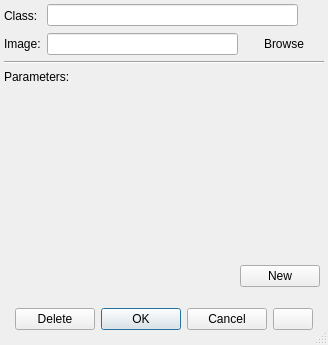
<?xml version="1.0" encoding="UTF-8"?>
<ui version="4.0">
 <class>EditExternalNPCClass</class>
 <widget class="QDialog" name="EditExternalNPCClass">
  <property name="geometry">
   <rect>
    <x>0</x>
    <y>0</y>
    <width>322</width>
    <height>345</height>
   </rect>
  </property>
  <property name="windowTitle">
   <string>Edit Object Instance</string>
  </property>
  <property name="sizeGripEnabled">
   <bool>true</bool>
  </property>
  <layout class="QVBoxLayout" name="verticalLayout">
   <property name="leftMargin">
    <number>4</number>
   </property>
   <property name="topMargin">
    <number>4</number>
   </property>
   <property name="rightMargin">
    <number>4</number>
   </property>
   <property name="bottomMargin">
    <number>4</number>
   </property>
   <item>
    <layout class="QFormLayout" name="formLayout">
     <item row="0" column="0">
      <widget class="QLabel" name="classLabel">
       <property name="text">
        <string>Class:</string>
       </property>
      </widget>
     </item>
     <item row="1" column="0">
      <widget class="QLabel" name="imageLabel">
       <property name="text">
        <string>Image:</string>
       </property>
      </widget>
     </item>
     <item row="1" column="1">
      <widget class="QWidget" name="imageWidget" native="true">
       <layout class="QHBoxLayout" name="horizontalLayout_5">
        <property name="leftMargin">
         <number>0</number>
        </property>
        <property name="topMargin">
         <number>0</number>
        </property>
        <property name="rightMargin">
         <number>0</number>
        </property>
        <property name="bottomMargin">
         <number>0</number>
        </property>
        <item>
         <widget class="QLineEdit" name="imageLineEdit">
          <property name="text">
           <string/>
          </property>
         </widget>
        </item>
        <item>
         <widget class="QPushButton" name="browseButton">
          <property name="text">
           <string>Browse</string>
          </property>
          <property name="icon">
           <iconset resource="../Resources/MainWindow.qrc">
            <normaloff>:/MainWindow/icons/tinycolor/icons8-folder-16.png</normaloff>:/MainWindow/icons/tinycolor/icons8-folder-16.png</iconset>
          </property>
          <property name="flat">
           <bool>true</bool>
          </property>
         </widget>
        </item>
       </layout>
      </widget>
     </item>
     <item row="0" column="1">
      <widget class="QWidget" name="widget_4" native="true">
       <layout class="QHBoxLayout" name="horizontalLayout_2">
        <property name="spacing">
         <number>2</number>
        </property>
        <property name="leftMargin">
         <number>0</number>
        </property>
        <property name="topMargin">
         <number>0</number>
        </property>
        <property name="rightMargin">
         <number>0</number>
        </property>
        <property name="bottomMargin">
         <number>0</number>
        </property>
        <item>
         <widget class="QLineEdit" name="classLineEdit">
          <property name="enabled">
           <bool>true</bool>
          </property>
          <property name="readOnly">
           <bool>true</bool>
          </property>
         </widget>
        </item>
        <item>
         <widget class="QToolButton" name="toolButtonEditClass">
          <property name="toolTip">
           <string>Edit Object Class</string>
          </property>
          <property name="text">
           <string/>
          </property>
          <property name="icon">
           <iconset resource="../Resources/MainWindow.qrc">
            <normaloff>:/MainWindow/icons/tinycolor/icons8-edit-16.png</normaloff>:/MainWindow/icons/tinycolor/icons8-edit-16.png</iconset>
          </property>
          <property name="autoRaise">
           <bool>true</bool>
          </property>
         </widget>
        </item>
       </layout>
      </widget>
     </item>
    </layout>
   </item>
   <item>
    <widget class="Line" name="line">
     <property name="orientation">
      <enum>Qt::Orientation::Horizontal</enum>
     </property>
    </widget>
   </item>
   <item>
    <widget class="QLabel" name="label_2">
     <property name="sizePolicy">
      <sizepolicy hsizetype="Preferred" vsizetype="Fixed">
       <horstretch>0</horstretch>
       <verstretch>0</verstretch>
      </sizepolicy>
     </property>
     <property name="text">
      <string>Parameters:</string>
     </property>
    </widget>
   </item>
   <item>
    <widget class="QWidget" name="widget_2" native="true">
     <property name="minimumSize">
      <size>
       <width>0</width>
       <height>100</height>
      </size>
     </property>
     <layout class="QVBoxLayout" name="verticalLayout_2">
      <property name="leftMargin">
       <number>2</number>
      </property>
      <property name="topMargin">
       <number>2</number>
      </property>
      <property name="rightMargin">
       <number>2</number>
      </property>
      <property name="bottomMargin">
       <number>2</number>
      </property>
      <item>
       <widget class="QWidget" name="widget" native="true">
        <property name="minimumSize">
         <size>
          <width>0</width>
          <height>0</height>
         </size>
        </property>
        <layout class="QVBoxLayout" name="verticalLayout_3">
         <property name="spacing">
          <number>0</number>
         </property>
         <property name="leftMargin">
          <number>0</number>
         </property>
         <property name="topMargin">
          <number>0</number>
         </property>
         <property name="rightMargin">
          <number>0</number>
         </property>
         <property name="bottomMargin">
          <number>0</number>
         </property>
         <item>
          <widget class="QScrollArea" name="scrollArea">
           <property name="frameShape">
            <enum>QFrame::Shape::NoFrame</enum>
           </property>
           <property name="frameShadow">
            <enum>QFrame::Shadow::Plain</enum>
           </property>
           <property name="widgetResizable">
            <bool>true</bool>
           </property>
           <widget class="QWidget" name="scrollAreaWidgetContents">
            <property name="geometry">
             <rect>
              <x>0</x>
              <y>0</y>
              <width>310</width>
              <height>160</height>
             </rect>
            </property>
            <layout class="QVBoxLayout" name="verticalLayout_4">
             <property name="leftMargin">
              <number>2</number>
             </property>
             <property name="topMargin">
              <number>4</number>
             </property>
             <property name="rightMargin">
              <number>4</number>
             </property>
             <property name="bottomMargin">
              <number>2</number>
             </property>
             <item>
              <layout class="QFormLayout" name="paramsLayout"/>
             </item>
             <item>
              <spacer name="verticalSpacer">
               <property name="orientation">
                <enum>Qt::Orientation::Vertical</enum>
               </property>
               <property name="sizeHint" stdset="0">
                <size>
                 <width>20</width>
                 <height>146</height>
                </size>
               </property>
              </spacer>
             </item>
            </layout>
           </widget>
          </widget>
         </item>
        </layout>
       </widget>
      </item>
      <item>
       <widget class="QWidget" name="widget_3" native="true">
        <layout class="QHBoxLayout" name="horizontalLayout">
         <property name="leftMargin">
          <number>2</number>
         </property>
         <property name="topMargin">
          <number>2</number>
         </property>
         <property name="rightMargin">
          <number>2</number>
         </property>
         <property name="bottomMargin">
          <number>2</number>
         </property>
         <item>
          <spacer name="horizontalSpacer_2">
           <property name="orientation">
            <enum>Qt::Orientation::Horizontal</enum>
           </property>
           <property name="sizeHint" stdset="0">
            <size>
             <width>222</width>
             <height>20</height>
            </size>
           </property>
          </spacer>
         </item>
         <item>
          <widget class="QPushButton" name="newButton">
           <property name="text">
            <string>New</string>
           </property>
           <property name="icon">
            <iconset resource="../Resources/MainWindow.qrc">
             <normaloff>:/MainWindow/icons/tinycolor/icons8-plus-16.png</normaloff>:/MainWindow/icons/tinycolor/icons8-plus-16.png</iconset>
           </property>
          </widget>
         </item>
        </layout>
       </widget>
      </item>
     </layout>
    </widget>
   </item>
   <item>
    <widget class="QWidget" name="widget_6" native="true">
     <property name="sizePolicy">
      <sizepolicy hsizetype="Preferred" vsizetype="Fixed">
       <horstretch>0</horstretch>
       <verstretch>0</verstretch>
      </sizepolicy>
     </property>
     <property name="minimumSize">
      <size>
       <width>0</width>
       <height>0</height>
      </size>
     </property>
     <layout class="QHBoxLayout" name="horizontalLayout_3">
      <item>
       <widget class="QPushButton" name="deleteButton">
        <property name="text">
         <string>Delete</string>
        </property>
        <property name="icon">
         <iconset resource="../Resources/MainWindow.qrc">
          <normaloff>:/MainWindow/icons/tinycolor/icons8-trash-16.png</normaloff>:/MainWindow/icons/tinycolor/icons8-trash-16.png</iconset>
        </property>
       </widget>
      </item>
      <item>
       <spacer name="horizontalSpacer">
        <property name="orientation">
         <enum>Qt::Orientation::Horizontal</enum>
        </property>
        <property name="sizeHint" stdset="0">
         <size>
          <width>231</width>
          <height>20</height>
         </size>
        </property>
       </spacer>
      </item>
      <item>
       <widget class="QDialogButtonBox" name="buttonBox">
        <property name="sizePolicy">
         <sizepolicy hsizetype="Fixed" vsizetype="Fixed">
          <horstretch>0</horstretch>
          <verstretch>0</verstretch>
         </sizepolicy>
        </property>
        <property name="orientation">
         <enum>Qt::Orientation::Horizontal</enum>
        </property>
        <property name="standardButtons">
         <set>QDialogButtonBox::StandardButton::Cancel|QDialogButtonBox::StandardButton::Ok</set>
        </property>
        <property name="centerButtons">
         <bool>false</bool>
        </property>
       </widget>
      </item>
      <item>
       <widget class="QPushButton" name="makeAnonymousButton">
        <property name="toolTip">
         <string>Morph into an anonymous NPC</string>
        </property>
        <property name="text">
         <string/>
        </property>
        <property name="icon">
         <iconset resource="../Resources/MainWindow.qrc">
          <normaloff>:/MainWindow/icons/tinycolor/icons8-star-16.png</normaloff>:/MainWindow/icons/tinycolor/icons8-star-16.png</iconset>
        </property>
       </widget>
      </item>
     </layout>
    </widget>
   </item>
  </layout>
 </widget>
 <layoutdefault spacing="6" margin="11"/>
 <tabstops>
  <tabstop>deleteButton</tabstop>
 </tabstops>
 <resources>
  <include location="../Resources/MainWindow.qrc"/>
 </resources>
 <connections>
  <connection>
   <sender>buttonBox</sender>
   <signal>accepted()</signal>
   <receiver>EditExternalNPCClass</receiver>
   <slot>accept()</slot>
   <hints>
    <hint type="sourcelabel">
     <x>246</x>
     <y>332</y>
    </hint>
    <hint type="destinationlabel">
     <x>171</x>
     <y>178</y>
    </hint>
   </hints>
  </connection>
  <connection>
   <sender>buttonBox</sender>
   <signal>rejected()</signal>
   <receiver>EditExternalNPCClass</receiver>
   <slot>reject()</slot>
   <hints>
    <hint type="sourcelabel">
     <x>246</x>
     <y>332</y>
    </hint>
    <hint type="destinationlabel">
     <x>171</x>
     <y>178</y>
    </hint>
   </hints>
  </connection>
 </connections>
</ui>
